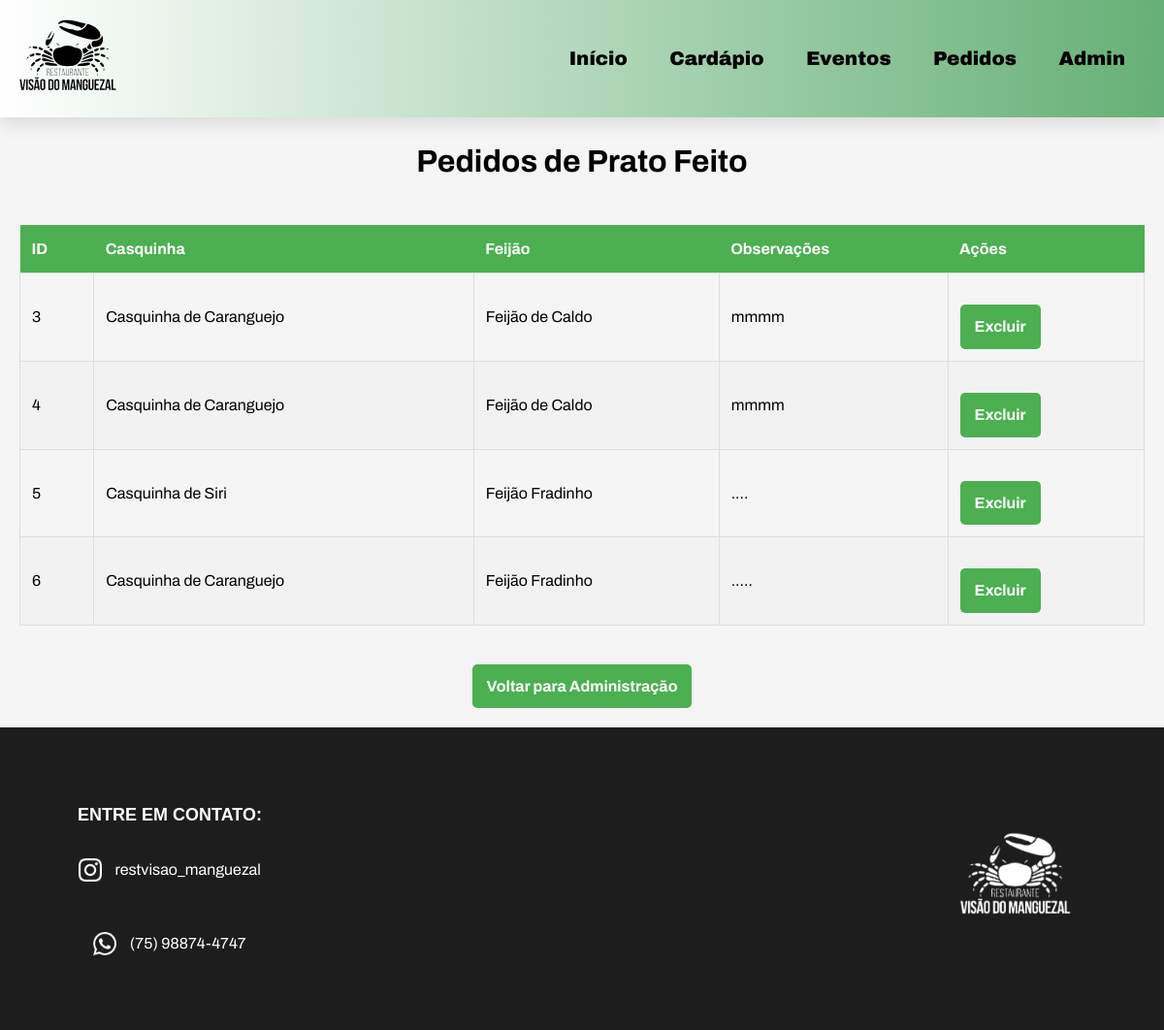
The app's page /admin/pratofeito, older data.
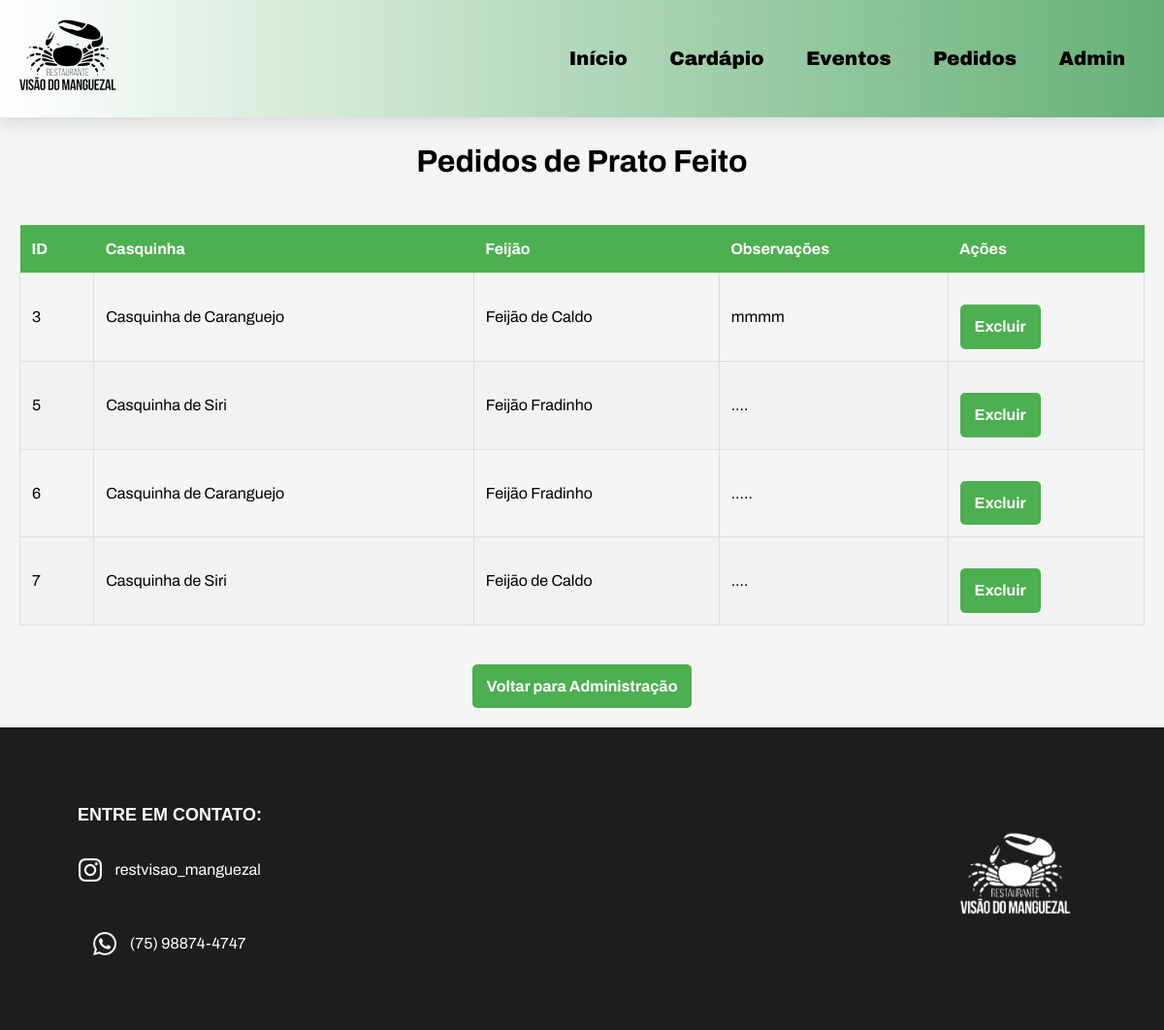
The same page, newer data.
### restaurante/models.py (models this page shows)
class RespostaPrato(database.Model):
    id = database.Column(database.Integer, primary_key=True)
    tipo_casquinha = database.Column(database.String(50), nullable=False)
    tipo_feijao = database.Column(database.String(50), nullable=False)
    observacao = database.Column(database.Text, nullable=True)

### restaurante/routes.py (the view)
@app.route('/admin/pratofeito')
def admin_prato_feito():
    pedidos_prato_feito =  RespostaPrato.query.all()  # Consulta os pedidos de prato feito
    return render_template('admin_pratofeito.html', pedidos=pedidos_prato_feito)

### restaurante/templates/admin_pratofeito.html (shortened to what this page needs)
{% extends "homepage.html" %}
{% block style %}
<link rel="stylesheet" href="{{ url_for('static', filename='css/homepage.css') }}">
<link rel="stylesheet" href="{{ url_for('static', filename='css/admin.css') }}">
{% endblock %}
{% block header %}
<header>
    <div class="logo">
      <a href="/"> <img class="logo" src="{{ url_for('static', filename='images/logo.png') }}" alt="Logo"></a>
</div>
    <nav class="navbar">
      <div class=" botoes">
        <ul>
          <a href="/"><li>Início</li></a>
          <a href="/cardapio"><li>Cardápio</li></a>
          <a href="/eventos"><li>Eventos</li></a>
          <a href="/pedidos"><li>Pedidos</li></a>
          <a href="/adm"><li>Admin</li></a>
        </ul>
    </div>
    </nav>
</header>
{% endblock %}
{% block main1 %}
<main class="admin-page">
    <h1>Pedidos de Prato Feito</h1>
    <table>
        <thead>
            <tr>
                <th>ID</th>
                <th>Casquinha</th>
                <th>Feijão</th>
                <th>Observações</th>
                <th>Ações</th>
            </tr>
        </thead>
        <tbody>
            {% for pedido in pedidos %}
            <tr>
                <td>{{ pedido.id }}</td>
                <td>{{ pedido.tipo_casquinha }}</td>
                <td>{{ pedido.tipo_feijao }}</td>
                <td>{{ pedido.observacao }}</td>
                <td>
                    <a href="{{ url_for('excluir_pedido_prato', id=pedido.id) }}" class="btn btn-danger" onclick="return confirm('Tem certeza que deseja excluir este pedido?');">Excluir</a>
                </td>
            </tr>
            {% endfor %}
        </tbody>
    </table>
    <a href="{{ url_for('adm')}}">Voltar para Administração</a>
</main>
  {% endblock %}

Row changes from the older to the newer data that the page shows:
removed RespostaPrato: id "4", tipo_casquinha "Casquinha de Caranguejo", tipo_feijao "Feijão de Caldo", observacao "mmmm"
added RespostaPrato: id "7", tipo_casquinha "Casquinha de Siri", tipo_feijao "Feijão de Caldo", observacao "...."
